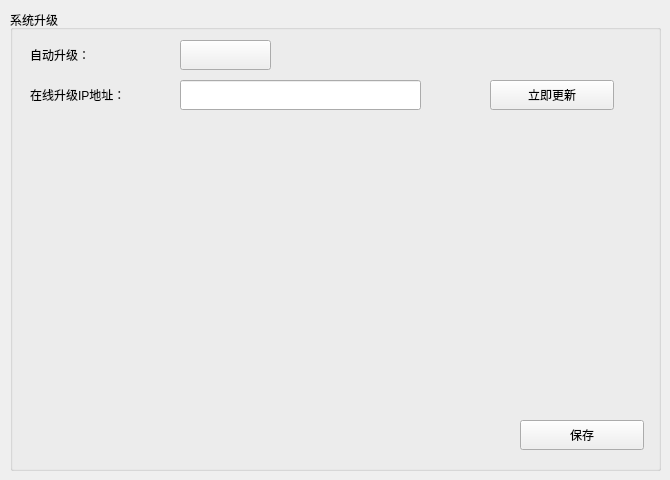
    <widget class="QWidget" name="page_6">
     <widget class="QGroupBox" name="gbox_updateSystem">
      <property name="geometry">
       <rect>
        <x>10</x>
        <y>10</y>
        <width>651</width>
        <height>461</height>
       </rect>
      </property>
      <property name="title">
       <string>系统升级</string>
      </property>
      <widget class="QLabel" name="label_31">
       <property name="geometry">
        <rect>
         <x>20</x>
         <y>30</y>
         <width>90</width>
         <height>30</height>
        </rect>
       </property>
       <property name="text">
        <string>自动升级：</string>
       </property>
       <property name="buddy">
        <cstring>btn_autoUpdateOpen</cstring>
       </property>
      </widget>
      <widget class="QLineEdit" name="txt_updateIP">
       <property name="geometry">
        <rect>
         <x>170</x>
         <y>70</y>
         <width>241</width>
         <height>30</height>
        </rect>
       </property>
      </widget>
      <widget class="QLabel" name="label_44">
       <property name="geometry">
        <rect>
         <x>20</x>
         <y>70</y>
         <width>161</width>
         <height>30</height>
        </rect>
       </property>
       <property name="text">
        <string>在线升级IP地址：</string>
       </property>
       <property name="buddy">
        <cstring>txt_updateIP</cstring>
       </property>
      </widget>
      <widget class="mySwitchButton" name="btn_autoUpdateOpen">
       <property name="geometry">
        <rect>
         <x>170</x>
         <y>30</y>
         <width>91</width>
         <height>30</height>
        </rect>
       </property>
       <property name="text">
        <string/>
       </property>
      </widget>
      <widget class="QPushButton" name="btn_updateNow">
       <property name="geometry">
        <rect>
         <x>480</x>
         <y>70</y>
         <width>124</width>
         <height>30</height>
        </rect>
       </property>
       <property name="text">
        <string>立即更新</string>
       </property>
       <property name="iconSize">
        <size>
         <width>120</width>
         <height>40</height>
        </size>
       </property>
      </widget>
      <widget class="QPushButton" name="btn_SaveUpdate">
       <property name="geometry">
        <rect>
         <x>510</x>
         <y>410</y>
         <width>124</width>
         <height>30</height>
        </rect>
       </property>
       <property name="text">
        <string>保存</string>
       </property>
       <property name="iconSize">
        <size>
         <width>120</width>
         <height>40</height>
        </size>
       </property>
      </widget>
     </widget>
    </widget>
